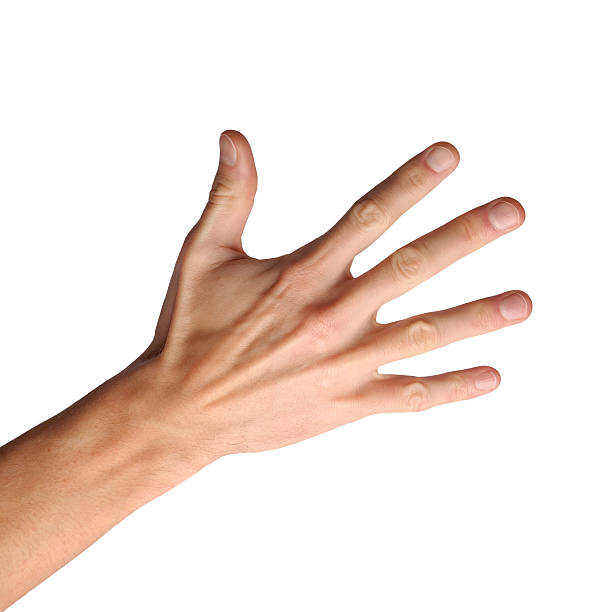
#> input picture CV BASICS/CVfiles/hand.jpg, 612 x 612 px, found by its file name
$ python contours.py
#> lines starting #> are read from the running program, lines starting #| are printed output that depends on the picture; after the words box and inside, x2 and y2 are one past the last pixel; in counts of white or black regions, pixels touching at a corner belong together
import numpy as np
import cv2

hand=cv2.imread("CV BASICS/CVfiles/hand.jpg")
#> hand is the input picture: shape (612, 612, 3); mean B, G, R 221.7, 228.7, 242.5

hand1=cv2.cvtColor(hand,cv2.COLOR_BGR2GRAY)
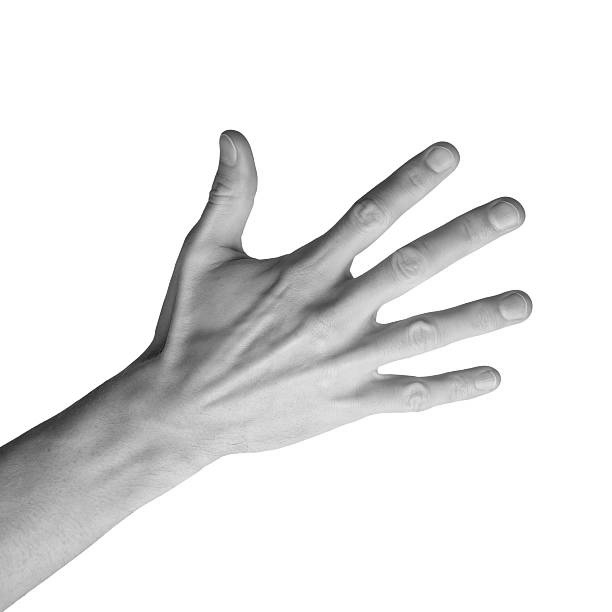
#> hand1: shape (612, 612); min 18, max 255, mean 232
cv2.imshow("hand1",hand1)
hand1=cv2.GaussianBlur(hand1,(5,5),0)
_,thresh=cv2.threshold(hand1,230,255,cv2.THRESH_BINARY_INV)
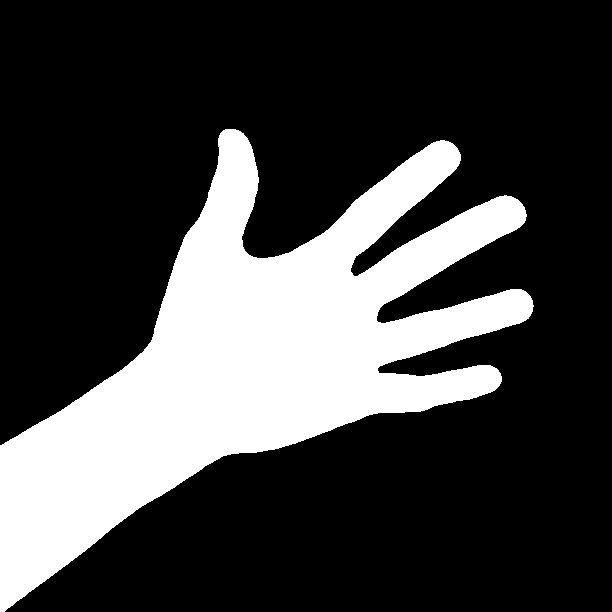
#> thresh: shape (612, 612); 25.6% white; 1 white region


cv2.imshow("thresh",thresh)

contours,hierarchy=cv2.findContours(thresh,cv2.RETR_TREE,cv2.CHAIN_APPROX_SIMPLE)
#> contours = 1 contour; box (x1, y1, x2, y2) and area: (0, 129, 534, 612) 94876

cv2.drawContours(hand,contours,-1,(50,105,100),3)
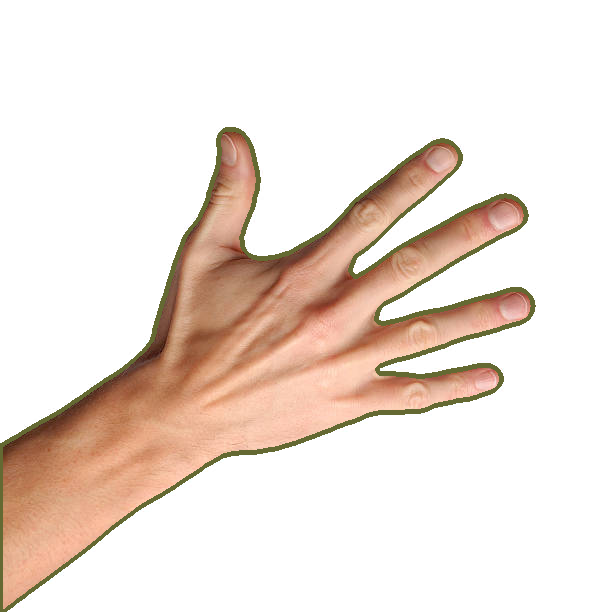
#> hand: shape (612, 612, 3); 3.02% of pixels changed, all inside (x1, y1, x2, y2) = (0, 127, 536, 612)

hull=[]
cv2.imshow("hand",hand)
for i in range(len(contours[1:])):
    hull.append(cv2.convexHull(contours[i],False))
    cv2.drawContours(hand,hull,i,(0,255,0),1,8)
#> this loop made 0 passes
#> after the loop, hull = []

cv2.imshow("hand2",hand)
# [5 lines of commented-out code are left out]
print(contours)
#> (printed output is left out)

cv2.waitKey(0)
